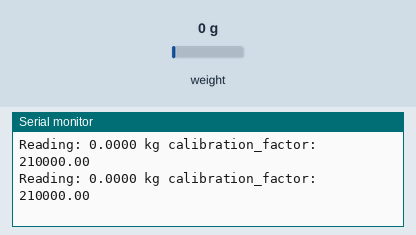
The sketch below on a simulated Arduino Uno, built with avr-gcc and run on an emulated ATmega328P. Parts: the last lines printed to the serial monitor. The inputs (shaded band) are chosen by the test bench; at power-on: weight on the scale 0 g.

Above: at 3.2 s.
3.3 s: weight on the scale set to 100 g
At 3.33 s:
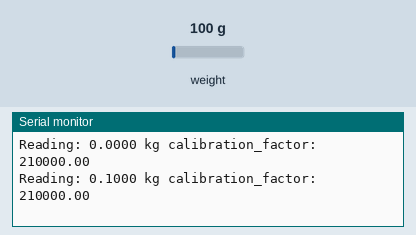
6.3 s: weight on the scale set to 1250 g
At 15.22 s:
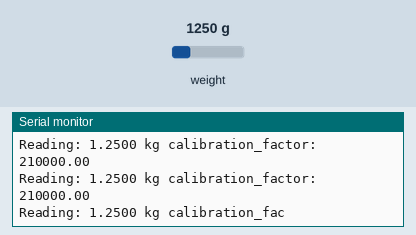
Timing chart, 0 to 15.3 s (numbered marks = the images above; inputs shaded):
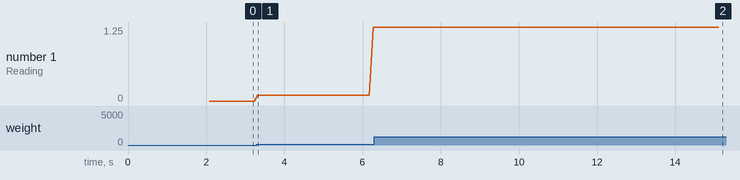

The sketch:

lc_calibration.ino
```cpp
/*
T. Atkins, 2024
> This Arduino script is used to determine the calibration factor that should be applied to the readout of the cantilever load cells (which provide data amplified by an HX711 module before being reeived by the Arduino).
> Elements of the code below are also found in tsf/tsf_tx/tsf_tx.ino - a script that is used to transmit load cell readings from the T-SF test rig over serial.
> This code is MODIFIED from that provided for Sparkfun amplifiers by N. Seidle et al. (https://github.com/sparkfun/HX711-Load-Cell-Amplifier).
*/

#include "HX711.h"

// Pins for load cell A (LC-A)
// #define DOUT  3
// #define CLK  2

// Pins for load cell B (LC-B)
#define DOUT  7
#define CLK  6

HX711 scale;

// float calibration_factor = -210000; // calibration factor for LC-A (tuned with a 0.1 kg calibration weight)
float calibration_factor = 210000; // calibration factor for LC-B

void setup() {
  Serial.begin(9600);
  Serial.println("HX711 load cell (LC) calibration sketch.");
  Serial.println("Remove all weight from the LC.");
  Serial.println("After readings begin, place known weight on the LC.");

  scale.begin(DOUT, CLK);
  scale.set_scale();
  scale.tare(); // reset the scale to 0

  long zero_factor = scale.read_average(); // retrieve a baseline reading
  Serial.print("Zero factor: "); // can be used to remove the need to tare the scale
  Serial.println(zero_factor);
}

void loop() {
  scale.set_scale(calibration_factor);

  Serial.print("Reading: ");
  Serial.print(scale.get_units(), 4);
  Serial.print(" kg");
  Serial.print(" calibration_factor: ");
  Serial.print(calibration_factor);
  Serial.println();
}
```

Measured:
- after the input at 3.3 s, the serial monitor: prints a new line at once (image 1)
- after the input at 6.3 s, the serial monitor: prints a new line after 0.07 s (image 2)
- plotted number 1: 0 → 1.25 after the input at 3.3 s
